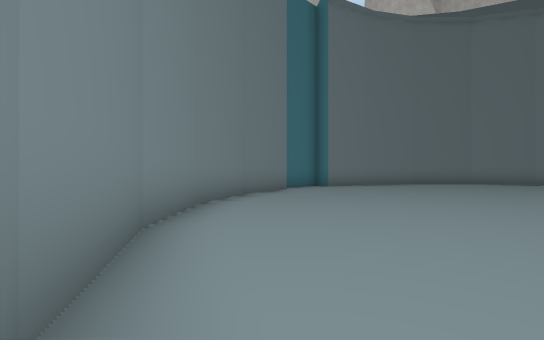
[1] (above)

14 first-person views from a walk through a Unity game level. The camera is 1.2 m above the floor, looks level and sees 85° across. The floor is counted in squares, 2 m on a side. Each view is taken from the middle of a square. On the plan, view 1 faces up. The plan holds only what a view shows up to about 9 squares ahead; the rest is blank. The place goes on beyond the plan. The player character is not drawn. Some surface patterns are stand-ins.

[2]
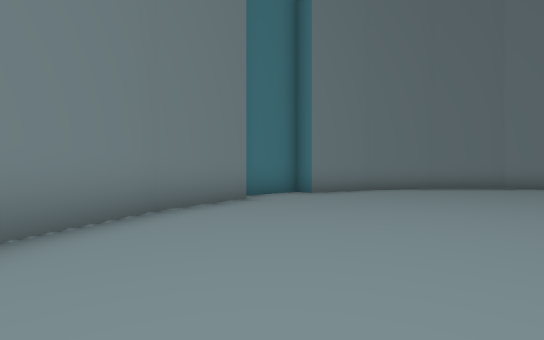

[3]
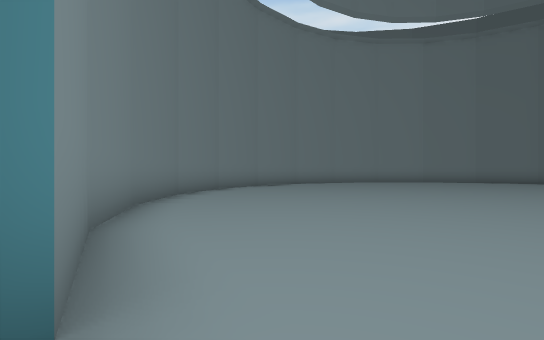

[4]
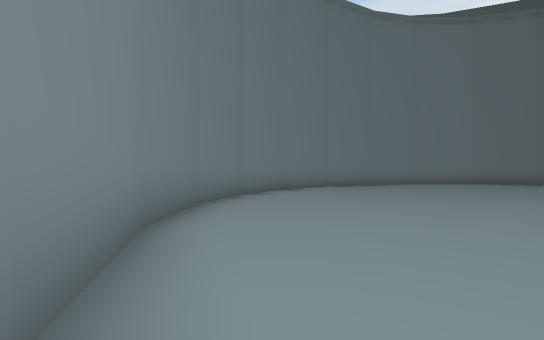

[5]
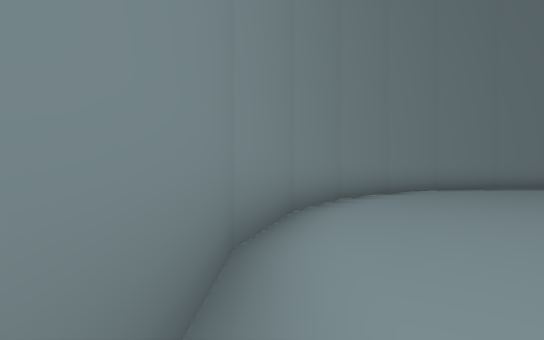

[6]
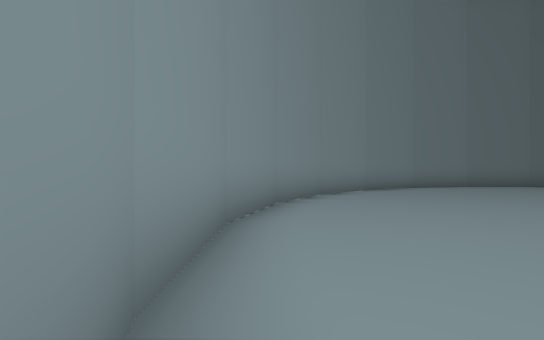

[7]
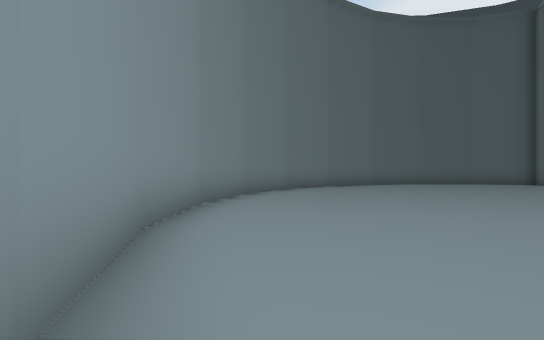

[8]
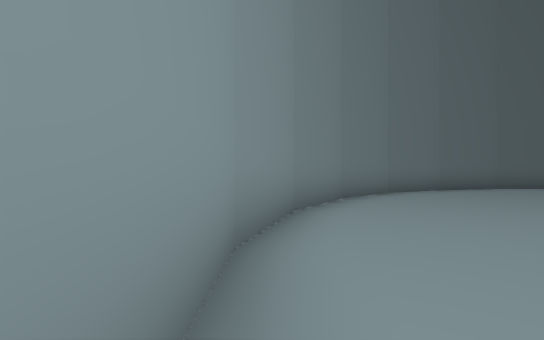

[9]
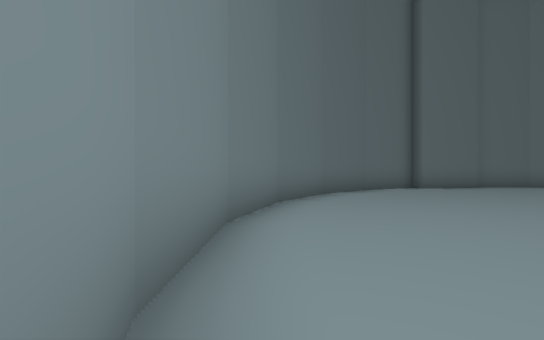

[10]
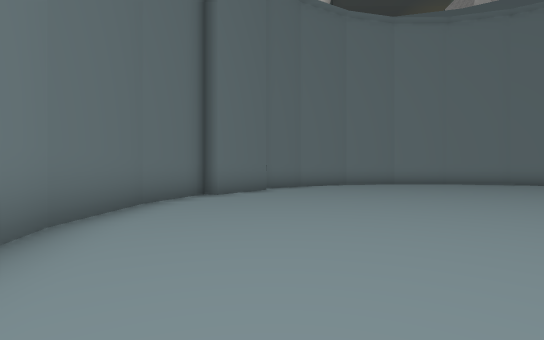

[11]
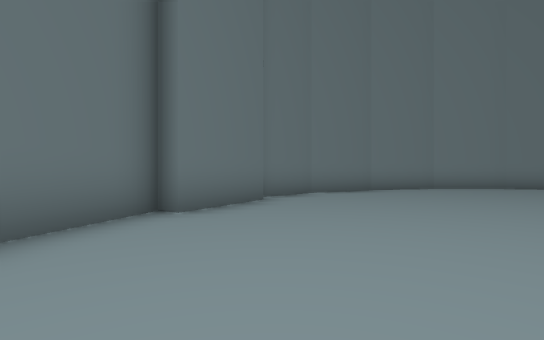

[12]
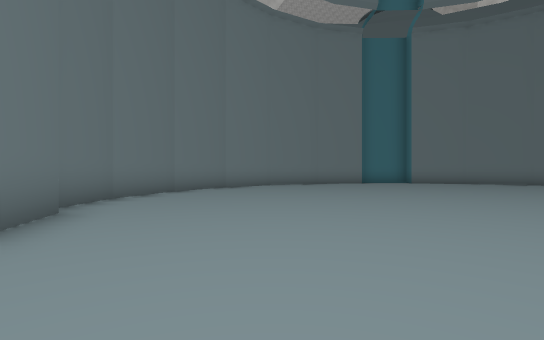

[13]
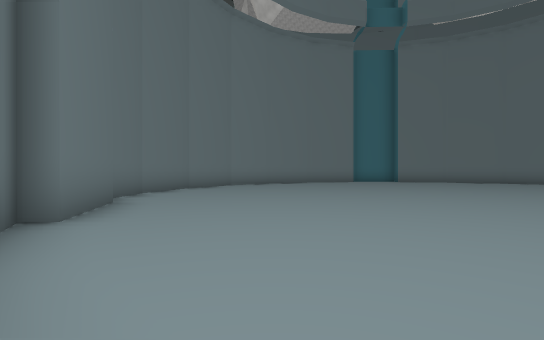

[14]
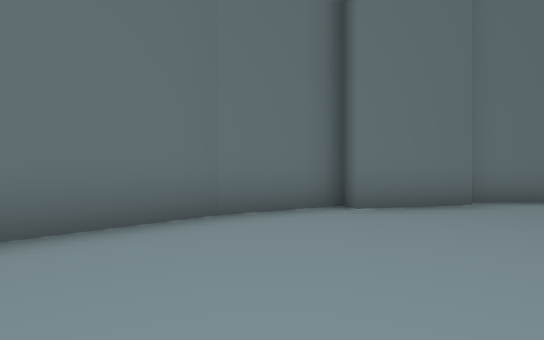

### Floor plan
Points are (right, up) in squares from view 1. A wall is a line through its corners. A room is listed if a view was taken in it or the views show most of it. See-through windows are left out.
Room 1 (views 1, 2, 3, 4, 5, 6, 7, 8, 9, 10, 11, 12, 13, 14)
walls: (1.9, -2.1) (3.8, -3.3); (-1.3, 3.1) (-0.8, 0.9); (7.9, -4.3) (10.1, -3.8); (-0.8, 1) (0.3, -1); (4, 11.8) (2, 10.8) (1.7, 11.1) (0.4, 9.9); (10, -3.8) (12, -2.7); (0.2, -0.9) (1.6, -2.3); (11.9, -2.8) (13.6, -1.2); (13.8, 8.9) (12.2, 10.6); (0.5, 9.3) (-0.7, 7.3); (12.3, 10.5) (10.3, 11.7); (13.5, -1.3) (14.7, 0.7); (8.3, 12.3) (6.1, 12.3) (3.9, 11.8); (-0.7, 7.4) (-1.3, 5.3) (-1.3, 3); (3.6, -3.7) (5.7, -4.3); (5.6, -4.3) (8, -4.3); (10.4, 11.7) (8.2, 12.3); (14.7, 0.6) (15.3, 2.8); (15.3, 2.6) (15.3, 4.9) (14.8, 7) (13.7, 9)

Positions as (right, up) in squares from view 1, and headings:
1: (0, 0), facing up
2: (1, 3), facing up
3: (1, 10), facing right
4: (3, 11), facing right
5: (6, 12), facing right
6: (11, 11), facing down-right
7: (14, 8), facing down
8: (15, 5), facing down
9: (14, 0), facing down-left
10: (11, -2), facing left
11: (8, -2), facing left
12: (7, -3), facing up-left
13: (8, -4), facing up-left
14: (8, -1), facing down-left
